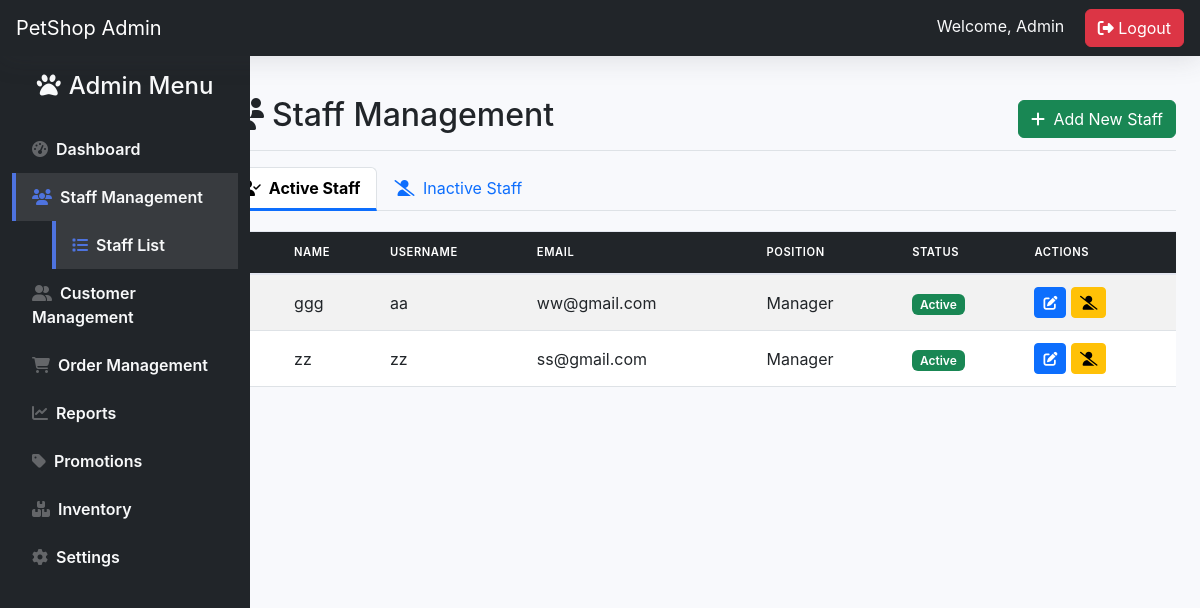
The page /manage_staff.php on the database as committed earlier.
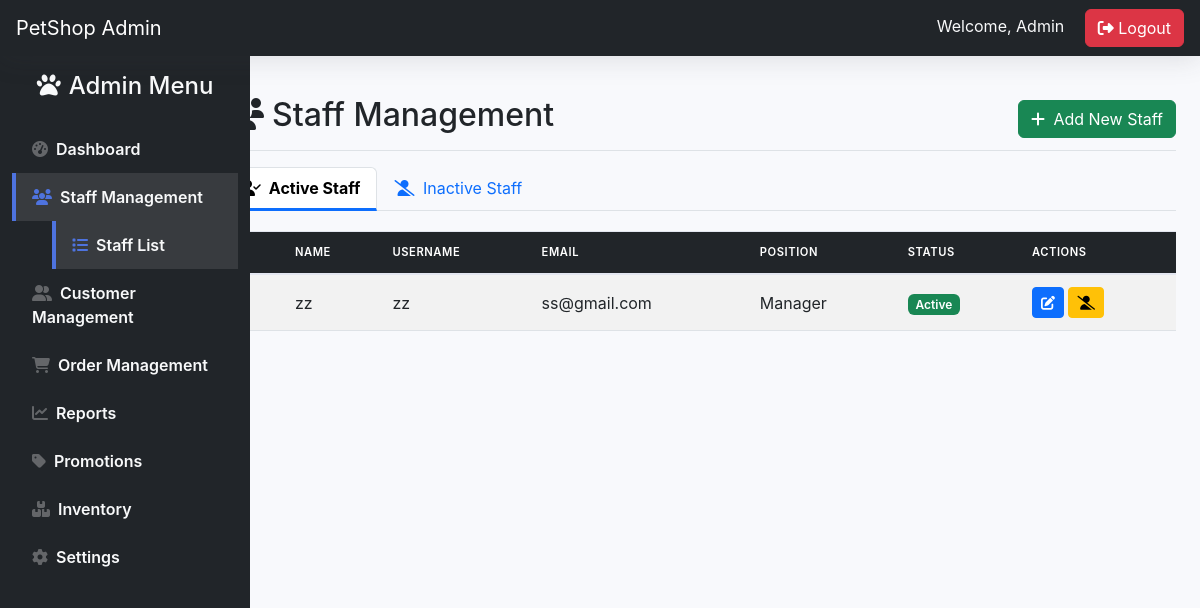
The same page on the database as committed later.
### tables this page shows
CREATE TABLE `staff` (
  `Staff_ID` int(11) NOT NULL,
  `Staff_name` varchar(50) NOT NULL,
  `Staff_Username` varchar(50) NOT NULL,
  `Staff_Password` varchar(50) NOT NULL,
  `created_at` timestamp NOT NULL DEFAULT current_timestamp(),
  `position` varchar(255) NOT NULL,
  `Staff_Email` varchar(100) NOT NULL,
  `status` varchar(20) NOT NULL DEFAULT 'Active',
  `reset_token` varchar(64) DEFAULT NULL,
  `reset_token_expires` datetime DEFAULT NULL,
  `password_reset_token` varchar(255) DEFAULT NULL,
  `token_expiry` datetime DEFAULT NULL,
  `login_attempts` int(11) DEFAULT 0,
  `last_failed_login` datetime DEFAULT NULL
);

### manage_staff.php (the view, shortened to what this page needs)
<?php
include('db_connection.php');
?>
<!DOCTYPE html>
<html lang="en">
<head>
    <link href="https://cdn.jsdelivr.net/npm/bootstrap@5.3.0/dist/css/bootstrap.min.css" rel="stylesheet">
    <link rel="stylesheet" href="https://cdnjs.cloudflare.com/ajax/libs/font-awesome/6.4.0/css/all.min.css">
    <link rel="stylesheet" href="admin_home.css">
</head>
<body>
<nav class="navbar navbar-dark bg-dark px-3">
    <div class="d-flex align-items-center">
        <a class="navbar-brand" href="#">PetShop Admin</a>
    </div>
    <div>
        <span class="text-light me-3">Welcome, Admin</span>
        <a href="login.php" class="btn btn-danger"><i class="fas fa-sign-out-alt"></i> Logout</a>
    </div>
</nav>
<div class="container-fluid">
    <div class="row">
        <nav id="sidebar" class="col-md-2 d-md-block bg-dark sidebar">
            <div class="position-sticky">
                <h4 class="text-light text-center py-3"><i class="fas fa-paw me-2"></i>Admin Menu</h4>
                <ul class="nav flex-column">
                    <li class="nav-item">
                        <a class="nav-link text-light" href="admin_homepage.php">
                            <i class="fas fa-tachometer-alt me-2"></i>Dashboard
                        </a>
                    </li>
                    <li class="nav-item">
                        <a class="nav-link text-light active" data-bs-toggle="collapse" href="#staffMenu">
                            <i class="fas fa-users me-2"></i>Staff Management
                        </a>
                        <div class="collapse show" id="staffMenu">
                            <ul class="nav flex-column ps-4">
                                <li class="nav-item">
                                    <a class="nav-link text-light active" href="manage_staff.php">
                                        <i class="fas fa-list me-2"></i>Staff List
                                    </a>
                                </li>
                            </ul>
                        </div>
                    </li>
                    <li class="nav-item">
                        <a class="nav-link text-light" data-bs-toggle="collapse" href="#customerMenu">
                            <i class="fas fa-user-friends me-2"></i>Customer Management
                        </a>
                    </li>
                    <li class="nav-item">
                        <a class="nav-link text-light" data-bs-toggle="collapse" href="#orderMenu">
                            <i class="fas fa-shopping-cart me-2"></i>Order Management
                        </a>
                    </li>
                    <li class="nav-item">
                        <a class="nav-link text-light" href="reports.php">
                            <i class="fas fa-chart-line me-2"></i>Reports
                        </a>
                    </li>
                    <li class="nav-item">
                        <a class="nav-link text-light" href="promotion.php">
                            <i class="fas fa-tag me-2"></i>Promotions
                        </a>
                    </li>
                    <li class="nav-item">
                        <a class="nav-link text-light" href="inventory.php">
                            <i class="fas fa-boxes me-2"></i>Inventory
                        </a>
                    </li>
                    <li class="nav-item">
                        <a class="nav-link text-light" href="admin_setting.php">
                            <i class="fas fa-cog me-2"></i>Settings
                        </a>
                    </li>
                </ul>
            </div>
        </nav>
        <main class="col-md-10 ms-sm-auto px-md-4">
            <div class="d-flex justify-content-between flex-wrap flex-md-nowrap align-items-center pt-3 pb-2 mb-3 border-bottom">
                <h1 class="h2"><i class="fas fa-users me-2"></i>Staff Management</h1>
                <div class="btn-toolbar mb-2 mb-md-0">
                    <a href="add_staff.php" class="btn btn-success">
                        <i class="fas fa-plus me-1"></i> Add New Staff
                    </a>
                </div>
            </div>
            <ul class="nav nav-tabs" id="staffTabs" role="tablist">
                <li class="nav-item" role="presentation">
                    <button class="nav-link active" id="active-tab" data-bs-toggle="tab" data-bs-target="#active-staff" type="button" role="tab">
                        <i class="fas fa-user-check me-1"></i> Active Staff
                    </button>
                </li>
                <li class="nav-item" role="presentation">
                    <button class="nav-link" id="inactive-tab" data-bs-toggle="tab" data-bs-target="#inactive-staff" type="button" role="tab">
                        <i class="fas fa-user-slash me-1"></i> Inactive Staff
                    </button>
                </li>
            </ul>
            <div class="tab-content" id="staffTabsContent">
                <div class="tab-pane fade show active" id="active-staff" role="tabpanel" aria-labelledby="active-tab">
                    <div class="table-responsive">
                        <table class="table table-striped table-hover">
                            <thead class="table-dark">
                                <tr>
                                    <th>ID</th>
                                    <th>Name</th>
                                    <th>Username</th>
                                    <th>Email</th>
                                    <th>Position</th>
                                    <th>Status</th>
                                    <th>Actions</th>
                                </tr>
                            </thead>
                            <tbody>
                                <?php
                                $sql_active = "SELECT * FROM Staff WHERE status = 'Active'";
                                $result_active = $conn->query($sql_active);
                                while ($row = $result_active->fetch_assoc()): ?>
                                    <tr>
                                        <td><?php echo $row['Staff_ID']; ?></td>
                                        <td><?php echo $row['Staff_name']; ?></td>
                                        <td><?php echo $row['Staff_Username']; ?></td>
                                        <td><?php echo $row['Staff_Email']; ?></td>
                                        <td><?php echo $row['position']; ?></td>
                                        <td><span class="badge bg-success">Active</span></td>
                                        <td>
                                            <a href="edit_staff.php?id=<?php echo $row['Staff_ID']; ?>" class="btn btn-sm btn-primary">
                                                <i class="fas fa-edit"></i>
                                            </a>
                                            <button class="btn btn-sm btn-warning deactivate-btn"
                                                    data-bs-toggle="modal"
                                                    data-bs-target="#deactivateModal"
                                                    data-staff-id="<?php echo $row['Staff_ID']; ?>"
                                                    data-staff-name="<?php echo htmlspecialchars($row['Staff_name']); ?>">
                                                <i class="fas fa-user-slash"></i>
                                            </button>
                                        </td>
                                    </tr>
                                <?php endwhile; ?>
                            </tbody>
                        </table>
                    </div>
                </div>
            </div>
        </main>
    </div>
</div>
</body>
</html>

### admin_home.css (style rules this page uses)
:root { --sidebar-width: 250px; --topbar-height: 56px; --primary-color: #4e73df; --success-color: #1cc88a; --info-color: #36b9cc; --warning-color: #f6c23e; --danger-color: #e74a3b; --dark-color: #5a5c69; }
body { font-family: 'Nunito', -apple-system, BlinkMacSystemFont, 'Segoe UI', Roboto, 'Helvetica Neue', Arial, sans-serif; background-color: #f8f9fc; padding-top: var(--topbar-height); }
.navbar { height: var(--topbar-height); box-shadow: 0 0.15rem 1.75rem 0 rgba(58, 59, 69, 0.15); position: fixed; top: 0; right: 0; left: 0; z-index: 1030; }
.sidebar { width: var(--sidebar-width); height: calc(100vh - var(--topbar-height)); position: fixed; top: var(--topbar-height); left: 0; background-color: #393440; transition: all 0.3s; z-index: 1020; overflow-y: auto; }
.sidebar .nav-link { color: rgba(255, 255, 255, 0.8); padding: 0.75rem 1rem; font-weight: 600; border-left: 0.25rem solid transparent; transition: all 0.3s; }
.sidebar .nav-link i { margin-right: 0.5rem; color: rgba(255, 255, 255, 0.3); }
.sidebar .nav-link.active { color: #fff; background-color: rgba(255, 255, 255, 0.1); border-left-color: var(--primary-color); }
.sidebar .nav-link.active i { color: var(--primary-color); }
.sidebar .collapse { margin-left: 1rem; }
main { margin-left: var(--sidebar-width); padding: 1.5rem; margin-top: var(--topbar-height); transition: all 0.3s; overflow: visible; }
.table { color: #858796; }
.table thead th { border-bottom: 2px solid #e3e6f0; font-weight: 600; text-transform: uppercase; font-size: 0.7rem; letter-spacing: 0.05em; }
.table td, .table th { padding: 0.75rem; vertical-align: middle; border-top: 1px solid #e3e6f0; }
.badge { font-weight: 600; padding: 0.35em 0.65em; font-size: 0.75rem; }

### manage_staff.php (style rules this page uses)
.nav-tabs .nav-link.active { font-weight: bold; border-bottom: 3px solid #0d6efd; }
.tab-pane { padding-top: 20px; }

Rows that differ between the two databases and show on the page:
no longer on this page (row edited): staff: Staff_name "ggg", Staff_Username "aa", Staff_Email "ww@gmail.com", position "Manager"
